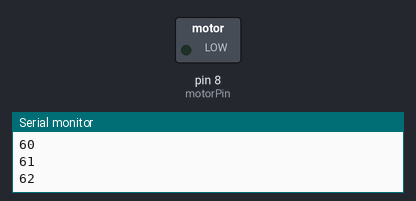
This sketch was run on a simulated Arduino Uno, built with avr-gcc and run on an emulated ATmega328P. Shown: switched loads named in the sketch (green lamp = pin HIGH), the last lines printed to the serial monitor.

Above: at 11.2 s.
At 20.8 s:
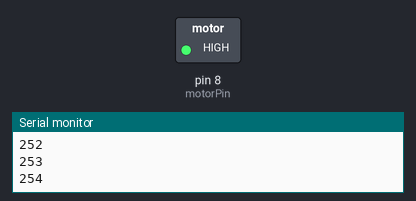
Timing chart, 0 to 47.9 s (numbered marks = the images above):
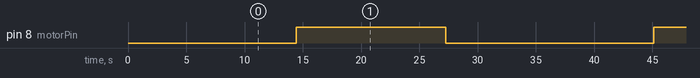

Measured:
- by itself, pin 8 (motorPin): alternates HIGH for 12.8 s and LOW for 17.8 s

The sketch:

testVehicle3-27-24.ino
```cpp
#include <Arduino.h>
#include <Servo.h>
#include <Wire.h>
#include "PWMServo.h"

#define motorPin 8
#define servoPin 10

//Servo servo1;
Servo motor1;

void setup()
{
  pinMode(motorPin, OUTPUT);
  // motor1.attach(motorPin);
  Serial.begin(115200);
  delay(8000);

  // servo1.attach(servoPin);
}
void loop() {
  for(int i = 0; i <= 255; i++) {
    analogWrite(motorPin, i);
    delay(50);
    Serial.println(i);
  }

  for(int i = 255; i >= 0; i--) {
    analogWrite(motorPin, i);
    delay(50);
    Serial.println(i);
  }

  analogWrite(motorPin, 0);
  delay(5000);
}

const int servoStart = 80;
const int servoEnd = 110;
```
